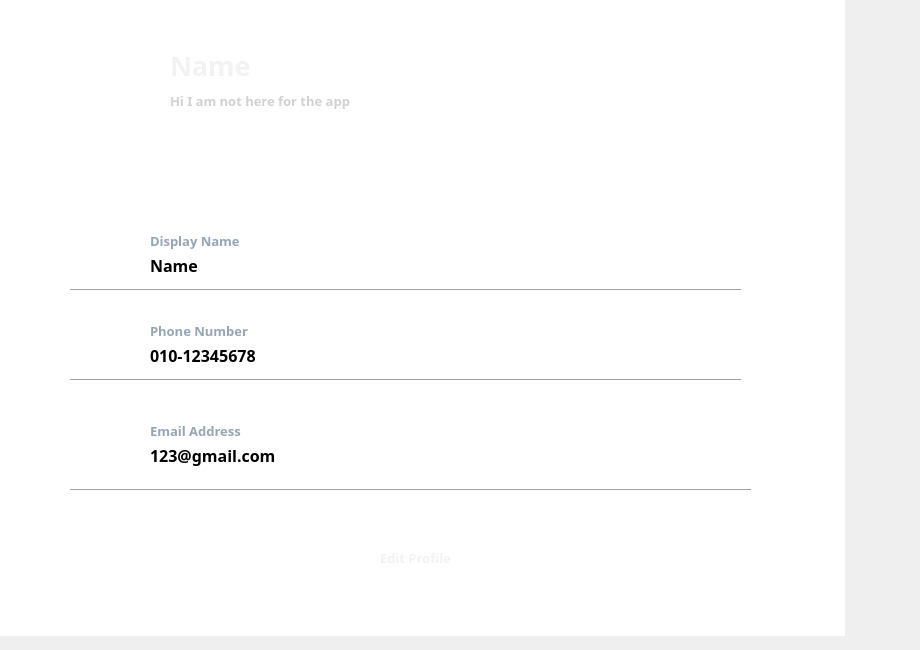
        <widget class="QWidget" name="Profilepage_admin">
         <widget class="QLabel" name="bg_2">
          <property name="geometry">
           <rect>
            <x>-6</x>
            <y>-5</y>
            <width>851</width>
            <height>641</height>
           </rect>
          </property>
          <property name="styleSheet">
           <string notr="true">background-color: rgb(255, 255, 255);</string>
          </property>
          <property name="text">
           <string/>
          </property>
         </widget>
         <widget class="QLabel" name="style_2">
          <property name="geometry">
           <rect>
            <x>-50</x>
            <y>-40</y>
            <width>911</width>
            <height>281</height>
           </rect>
          </property>
          <property name="text">
           <string>&lt;html&gt;&lt;head/&gt;&lt;body&gt;&lt;p&gt;&lt;img src=&quot;:/admin/Admin/style3.png&quot;width=&quot;1000&quot; height=&quot;200&quot;/&gt;&lt;/p&gt;&lt;/body&gt;&lt;/html&gt;</string>
          </property>
         </widget>
         <widget class="QLabel" name="phoneLogo_2">
          <property name="geometry">
           <rect>
            <x>70</x>
            <y>310</y>
            <width>71</width>
            <height>71</height>
           </rect>
          </property>
          <property name="text">
           <string>&lt;html&gt;&lt;head/&gt;&lt;body&gt;&lt;p&gt;&lt;img src=&quot;:/User/User/phone.png&quot;width=&quot;65&quot; height=&quot;65&quot;/&gt;&lt;/p&gt;&lt;/body&gt;&lt;/html&gt;</string>
          </property>
         </widget>
         <widget class="Line" name="line_17">
          <property name="geometry">
           <rect>
            <x>70</x>
            <y>370</y>
            <width>671</width>
            <height>20</height>
           </rect>
          </property>
          <property name="styleSheet">
           <string notr="true">color: rgb(167, 165, 165);</string>
          </property>
          <property name="orientation">
           <enum>Qt::Horizontal</enum>
          </property>
         </widget>
         <widget class="QLabel" name="mail_2">
          <property name="geometry">
           <rect>
            <x>150</x>
            <y>440</y>
            <width>231</width>
            <height>31</height>
           </rect>
          </property>
          <property name="font">
           <font>
            <family>Bahnschrift SemiBold</family>
            <pointsize>12</pointsize>
            <weight>75</weight>
            <bold>true</bold>
           </font>
          </property>
          <property name="text">
           <string>123@gmail.com</string>
          </property>
         </widget>
         <widget class="QLabel" name="mailLogo_2">
          <property name="geometry">
           <rect>
            <x>70</x>
            <y>410</y>
            <width>71</width>
            <height>71</height>
           </rect>
          </property>
          <property name="text">
           <string>&lt;html&gt;&lt;head/&gt;&lt;body&gt;&lt;p&gt;&lt;img src=&quot;:/User/User/mail.png&quot;width=&quot;65&quot; height=&quot;65&quot;/&gt;&lt;/p&gt;&lt;/body&gt;&lt;/html&gt;</string>
          </property>
         </widget>
         <widget class="QPushButton" name="editBtn_2">
          <property name="geometry">
           <rect>
            <x>290</x>
            <y>530</y>
            <width>271</width>
            <height>61</height>
           </rect>
          </property>
          <property name="text">
           <string/>
          </property>
          <property name="icon">
           <iconset resource="images_and_icons/SignInRegPage.qrc">
            <normaloff>:/User/User/btn2.png</normaloff>:/User/User/btn2.png</iconset>
          </property>
          <property name="iconSize">
           <size>
            <width>250</width>
            <height>300</height>
           </size>
          </property>
          <property name="flat">
           <bool>true</bool>
          </property>
         </widget>
         <widget class="QLabel" name="name_6">
          <property name="geometry">
           <rect>
            <x>170</x>
            <y>40</y>
            <width>501</width>
            <height>51</height>
           </rect>
          </property>
          <property name="font">
           <font>
            <family>Bahnschrift SemiBold</family>
            <pointsize>20</pointsize>
            <weight>75</weight>
            <bold>true</bold>
           </font>
          </property>
          <property name="styleSheet">
           <string notr="true">color: rgb(242, 242, 242);</string>
          </property>
          <property name="text">
           <string>Name</string>
          </property>
         </widget>
         <widget class="QLabel" name="phoneTitle_2">
          <property name="geometry">
           <rect>
            <x>150</x>
            <y>320</y>
            <width>121</width>
            <height>21</height>
           </rect>
          </property>
          <property name="font">
           <font>
            <family>Bahnschrift SemiBold</family>
            <pointsize>10</pointsize>
            <weight>75</weight>
            <bold>true</bold>
           </font>
          </property>
          <property name="styleSheet">
           <string notr="true">color: rgb(149, 165, 180);</string>
          </property>
          <property name="text">
           <string>Phone Number</string>
          </property>
         </widget>
         <widget class="QLabel" name="editBtnTitle_2">
          <property name="geometry">
           <rect>
            <x>380</x>
            <y>550</y>
            <width>91</width>
            <height>16</height>
           </rect>
          </property>
          <property name="font">
           <font>
            <family>Bahnschrift SemiBold</family>
            <pointsize>10</pointsize>
            <weight>75</weight>
            <bold>true</bold>
           </font>
          </property>
          <property name="styleSheet">
           <string notr="true">color: rgb(242, 242, 242);</string>
          </property>
          <property name="text">
           <string>Edit Profile</string>
          </property>
         </widget>
         <widget class="QLabel" name="nameLogo_2">
          <property name="geometry">
           <rect>
            <x>70</x>
            <y>220</y>
            <width>71</width>
            <height>61</height>
           </rect>
          </property>
          <property name="text">
           <string>&lt;html&gt;&lt;head/&gt;&lt;body&gt;&lt;p&gt;&lt;img src=&quot;:/User/User/nametag.png&quot; width=&quot;65&quot; height=&quot;65&quot;/&gt;&lt;/p&gt;&lt;/body&gt;&lt;/html&gt;</string>
          </property>
         </widget>
         <widget class="QLabel" name="mailTitle_2">
          <property name="geometry">
           <rect>
            <x>150</x>
            <y>420</y>
            <width>121</width>
            <height>21</height>
           </rect>
          </property>
          <property name="font">
           <font>
            <family>Bahnschrift SemiBold</family>
            <pointsize>10</pointsize>
            <weight>75</weight>
            <bold>true</bold>
           </font>
          </property>
          <property name="styleSheet">
           <string notr="true">color: rgb(149, 165, 180);</string>
          </property>
          <property name="text">
           <string>Email Address</string>
          </property>
         </widget>
         <widget class="Line" name="line_18">
          <property name="geometry">
           <rect>
            <x>70</x>
            <y>480</y>
            <width>681</width>
            <height>20</height>
           </rect>
          </property>
          <property name="styleSheet">
           <string notr="true">color: rgb(167, 165, 165);</string>
          </property>
          <property name="orientation">
           <enum>Qt::Horizontal</enum>
          </property>
         </widget>
         <widget class="QLabel" name="avatar_5">
          <property name="geometry">
           <rect>
            <x>30</x>
            <y>20</y>
            <width>131</width>
            <height>131</height>
           </rect>
          </property>
          <property name="text">
           <string>&lt;html&gt;&lt;head/&gt;&lt;body&gt;&lt;p&gt;&lt;img src=&quot;:/User/User/Avatar.png&quot; height=&quot;130&quot; weight=&quot;130&quot;/&gt;&lt;/p&gt;&lt;/body&gt;&lt;/html&gt;</string>
          </property>
         </widget>
         <widget class="QLabel" name="nameTitle_2">
          <property name="geometry">
           <rect>
            <x>150</x>
            <y>230</y>
            <width>111</width>
            <height>21</height>
           </rect>
          </property>
          <property name="font">
           <font>
            <family>Bahnschrift SemiBold</family>
            <pointsize>10</pointsize>
            <weight>75</weight>
            <bold>true</bold>
           </font>
          </property>
          <property name="styleSheet">
           <string notr="true">color: rgb(149, 165, 180);</string>
          </property>
          <property name="text">
           <string>Display Name</string>
          </property>
         </widget>
         <widget class="QLabel" name="caption_5">
          <property name="geometry">
           <rect>
            <x>170</x>
            <y>90</y>
            <width>511</width>
            <height>21</height>
           </rect>
          </property>
          <property name="font">
           <font>
            <family>Bahnschrift SemiBold</family>
            <pointsize>10</pointsize>
            <weight>75</weight>
            <bold>true</bold>
           </font>
          </property>
          <property name="styleSheet">
           <string notr="true">color: rgb(209, 209, 209);</string>
          </property>
          <property name="text">
           <string>Hi I am not here for the app</string>
          </property>
         </widget>
         <widget class="QLabel" name="name_7">
          <property name="geometry">
           <rect>
            <x>150</x>
            <y>250</y>
            <width>231</width>
            <height>31</height>
           </rect>
          </property>
          <property name="font">
           <font>
            <family>Bahnschrift SemiBold</family>
            <pointsize>12</pointsize>
            <weight>75</weight>
            <bold>true</bold>
           </font>
          </property>
          <property name="text">
           <string>Name</string>
          </property>
         </widget>
         <widget class="Line" name="line_19">
          <property name="geometry">
           <rect>
            <x>70</x>
            <y>280</y>
            <width>671</width>
            <height>20</height>
           </rect>
          </property>
          <property name="styleSheet">
           <string notr="true">color: rgb(167, 165, 165);</string>
          </property>
          <property name="orientation">
           <enum>Qt::Horizontal</enum>
          </property>
         </widget>
         <widget class="QLabel" name="phone_2">
          <property name="geometry">
           <rect>
            <x>150</x>
            <y>340</y>
            <width>231</width>
            <height>31</height>
           </rect>
          </property>
          <property name="font">
           <font>
            <family>Bahnschrift SemiBold</family>
            <pointsize>12</pointsize>
            <weight>75</weight>
            <bold>true</bold>
           </font>
          </property>
          <property name="text">
           <string>010-12345678</string>
          </property>
         </widget>
        </widget>
